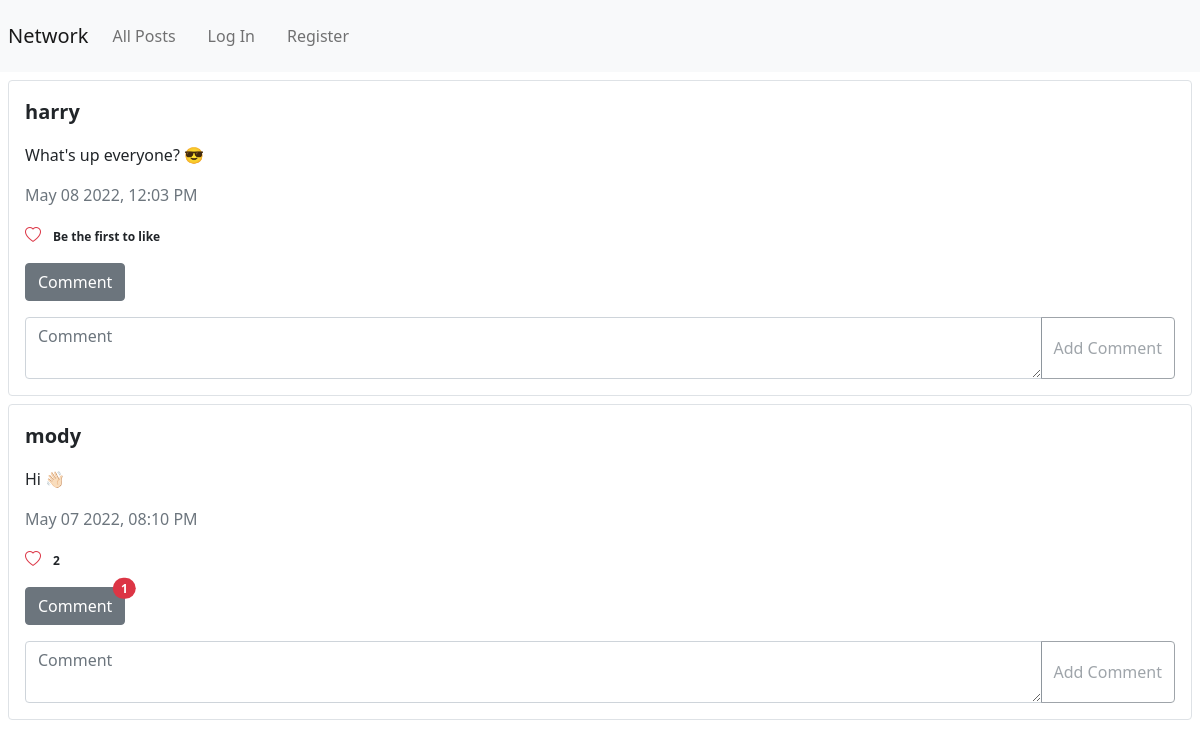
The page / on the database its author committed.
### network/models.py (models this page shows)
class User(AbstractUser):
    class Meta:
        db_table = 'user'
        app_label = 'network'
    bio = models.CharField(max_length=255)

class Posts(models.Model):
    class Meta:
        db_table = 'posts'
        app_label = 'network'
    user = models.ForeignKey(User, on_delete=models.CASCADE, related_name='user_post')
    content = models.CharField(max_length=255)
    num_of_likes = models.IntegerField(default=0, db_column='number_of_likes')
    date_created = models.DateTimeField(auto_now_add=True)
    def serialize(self):
        comments_data = Comments.objects.filter(post_id=self.id).order_by('-date_created')
        comments = [comment.serialize() for comment in comments_data]
        return {
                'post_id': self.id,
                'username': self.user.username,
                'content': self.content,
                'number_of_likes': self.num_of_likes if self.num_of_likes != 0 else 'Be the first to like',
                "date_created": self.date_created.strftime("%b %d %Y, %I:%M %p"),
                "date_created_exact": self.date_created.strftime('%Y %-m %-d %-H %-M %-S %f'),
                'number_of_comments': Comments.objects.filter(post_id=self.id).count(),
                'comments': comments
                }

### network/views.py (the view)
# urls.py: path("", views.index, name="index"),
def index(request):
    new_post_form = NewPost(request.POST or None)
    posts_data = Posts.objects.all().order_by('-date_created')
    posts_objects = [post.serialize() for post in posts_data]
    paginator = Paginator(posts_objects, 10)
    page_number = request.GET.get('page')
    posts = paginator.get_page(page_number)
    page_numbers = list()
    if page_number is None:
        page_number = 1
    for number in range(1, paginator.num_pages + 1):
        page_numbers.append(number)
    difference = paginator.num_pages + 1 - int(page_number)
    if difference > 3:
        start = int(page_number) - 1
        end = (int(page_number) + 3)
        page_numbers = page_numbers[start:end]
    return render(request, "network/index.html", context={'posts': posts, 'page_numbers': page_numbers,
                                                          'new_post_form': new_post_form})

### network/forms.py
class NewPost(forms.Form):
    post_content = forms.CharField(label='', max_length=255, widget=forms.Textarea(attrs={'id': 'new-post-content',
                                                                                      'class': 'form-control',
                                                                                      'placeholder': 'Say it loud'}))

### network/models.py (called while the page is built)
    def serialize(self):
        return {
                'comment_id': self.id,
                'post_id': self.post.id,
                'username': self.user.username,
                'content': self.content,
                "date_created": self.date_created.strftime("%b %d %Y, %I:%M %p"),
                'number_of_comments': Comments.objects.filter(post_id=self.post.id).count(),
                }

### templates/network/index.html (shortened to what this page needs)
{% extends "network/layout.html" %}
{% block body %}
    {% for post in posts %}
        {% include 'network/post.html' with post=post %}
    {% endfor %}
{% endblock %}

### templates/network/post.html (shortened to what this page needs)
<div class="m-2 rounded border post-container">
    <p class="fw-bolder m-3 fs-5"><a class="text-decoration-none text-dark" href="{% url 'network:profile' post.username %}">{{ post.username }}</a></p>
    <p class="ms-3 mt-3">{{ post.content }}</p>
    <time class="ms-3 text-muted" data-exact="{{ post.date_created_exact }}">{{ post.date_created }}</time>
    <div class="m-3 likes">
        <span class="bi bi-heart text-danger" id="heart_{{ post.post_id }}"></span>
        <span class="badge bg-white text-dark" id="num-of-likes_{{ post.post_id }}">{{ post.number_of_likes }}</span>
    </div>
    <button type="button" id="appear-comment-{{ post.post_id }}" class="btn btn-secondary position-relative ms-3 mb-3">
        Comment
        {% if post.number_of_comments != 0 %}
            <span class="position-absolute top-0 start-100 translate-middle badge rounded-pill bg-danger">
            {{ post.number_of_comments }}
            </span>
        {% endif %}
    </button>
    <div class="input-group">
        <textarea class="ms-3 form-control" id="comment-content-{{ post.post_id }}" placeholder="Comment" aria-label="Comment" aria-describedby="comment-{{ post.post_id }}"></textarea>
        <button class="btn btn-outline-secondary me-3" disabled type="button" id="add-comment-{{ post.post_id }}">Add Comment</button>
    </div>
</div>

### rows shown on the page
User: username "harry"
Posts: content "What's up everyone? 😎"
User: username "mody"
Posts: content "Hi 👋🏻"

### other values the page prints
{{ post.date_created }} "May 08 2022, 12:03 PM" "May 07 2022, 08:10 PM"
{{ post.number_of_likes }} "Be the first to like" "2"
{{ post.number_of_comments }} "1"
